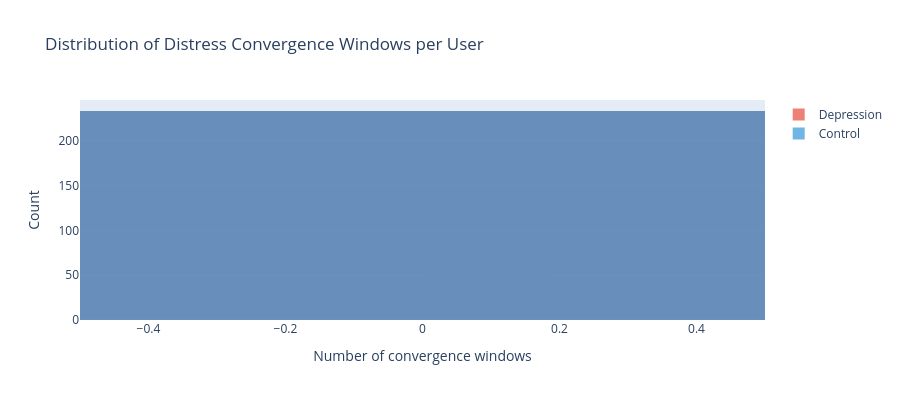

Notebook code cell kept with this figure:
### Code cell
# Visualize convergence window distribution
fig = go.Figure()
fig.add_trace(go.Histogram(x=dep_df['n_windows'], name='Depression',
                           marker_color=C_DEP, opacity=0.7))
fig.add_trace(go.Histogram(x=ctl_df['n_windows'], name='Control',
                           marker_color=C_CTL, opacity=0.7))
fig.update_layout(
    title='Distribution of Distress Convergence Windows per User',
    xaxis_title='Number of convergence windows',
    yaxis_title='Count', barmode='overlay', height=400,
)
fig.show()

### Figure 1 — Plotly figure (JSON) as saved in the notebook; plotly's stock layout.template omitted (floating-point values rounded to 4 significant figures; data arrays with more than 128 entries replaced by an {"elided": "..."} marker saying what was removed)
{"data": [{"marker": {"color": "#e74c3c"}, "name": "Depression", "opacity": 0.7, "type": "histogram", "x": {"elided": "233 int values"}}, {"marker": {"color": "#3498db"}, "name": "Control", "opacity": 0.7, "type": "histogram", "x": {"elided": "233 int values"}}], "layout": {"barmode": "overlay", "height": 400, "title": {"text": "Distribution of Distress Convergence Windows per User"}, "xaxis": {"title": {"text": "Number of convergence windows"}}, "yaxis": {"title": {"text": "Count"}}}}
